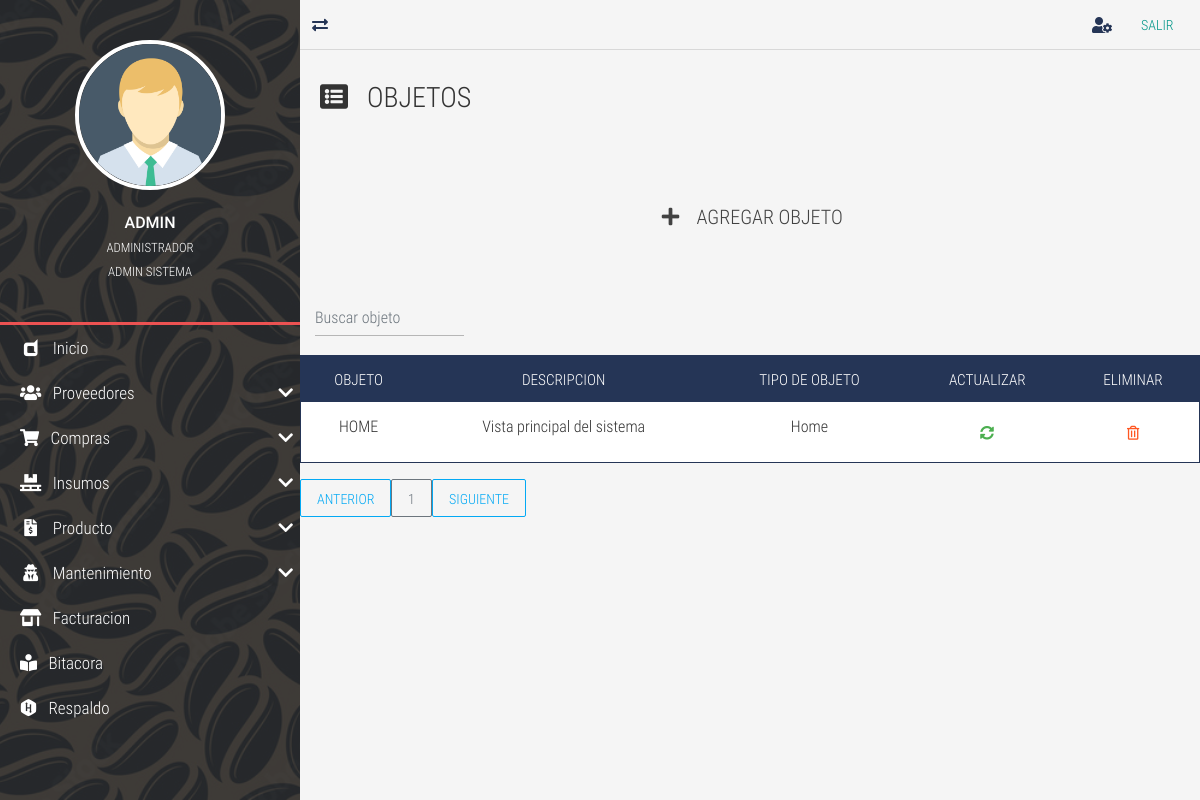
/objetos-list/ (signed in), run on an earlier commit of the app's database.
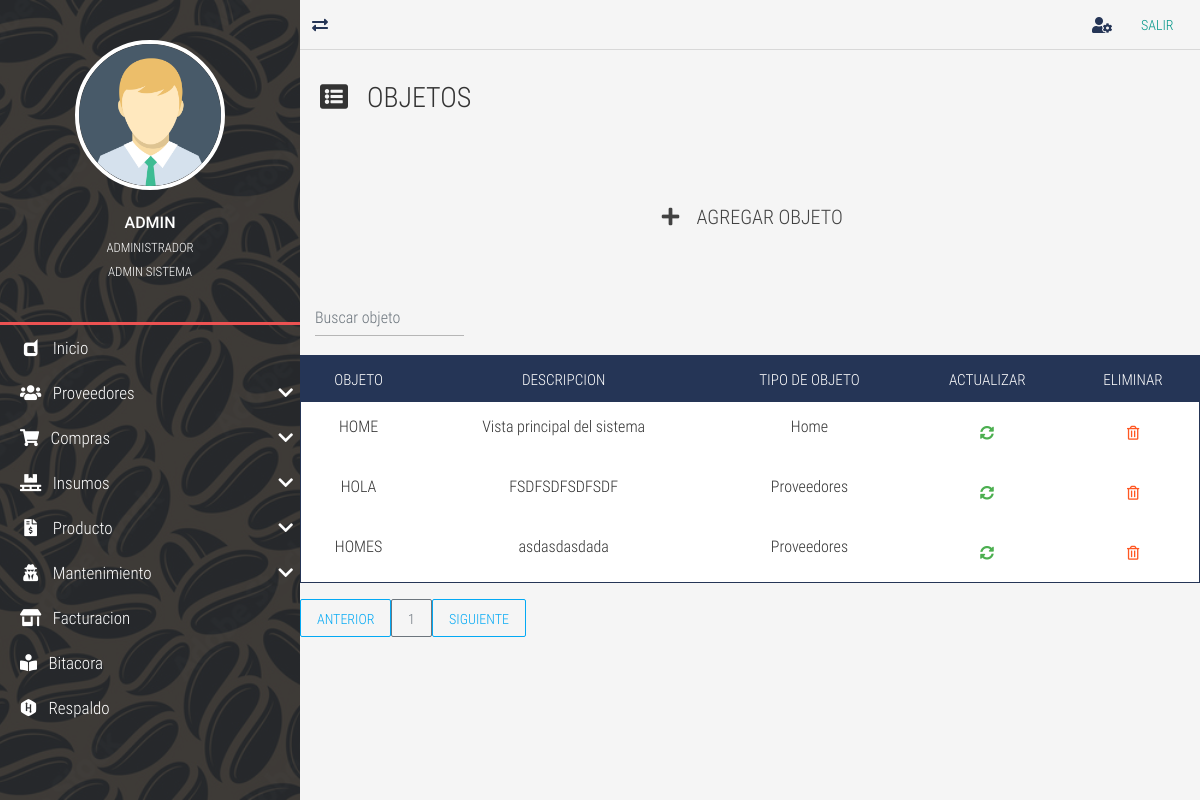
And on a later commit of the database.
### tables this page shows
CREATE TABLE `TBL_objetos` (
  `id_objeto` int NOT NULL AUTO_INCREMENT,
  `objeto` varchar(100) NOT NULL,
  `descripcion` varchar(100) NOT NULL,
  `tipo_objeto` enum('Home','Proveedores','Insumos','Productos','Compras','Facturacion','Mantenimiento') DEFAULT NULL,
  `creado_por` varchar(50) DEFAULT NULL,
  `fecha_creacion` datetime DEFAULT NULL,
  `modificado_por` varchar(50) DEFAULT NULL,
  `fecha_modificacion` datetime DEFAULT NULL,
  PRIMARY KEY (`id_objeto`)
);

### controladores/vistasControlador.php (called while the page is built, shortened)
<?php
	class vistasControlador extends vistasModelo{
		public function obtener_plantilla_controlador(){
			return require_once "./vistas/plantilla.php";
		}
	}

### index.php (called while the page is built, shortened)
<?php
	require_once "./controladores/vistasControlador.php";
	$plantilla = new vistasControlador();
	$plantilla->obtener_plantilla_controlador();

### vistas/contenidos/objetos-list-view.php (the view, shortened to what this page needs)
<div class="full-box page-header">
	<h3 class="text-left">
		<i class="fas fa-list-alt"></i> &nbsp; OBJETOS
	</h3>
</div>
<div class="container-fluid">
	<ul class="full-box list-unstyled page-nav-tabs">
		<li>
			<div class="btn btn-dark btn-lg" data-toggle="modal" data-target="#ModalCrear"><i class="fas fa-plus fa-fw"></i> &nbsp; AGREGAR OBJETO</div>
		</li>
		</ul>
</div>
<?php
	$where="";
?>
<div class="container-fluid">
  <form class="d-flex">
      <input class="form-control me-2 light-table-filter" data-table="table_id" type="text"
      placeholder="Buscar objeto">
</form>
</div>
      <table class="table table-striped table-dark table_id text-center" id="tblDatos">
        <thead>
        <tr>
            <th>OBJETO</th>
            <th>DESCRIPCION</th>
            <th>TIPO DE OBJETO</th>
            <th>ACTUALIZAR</th>
			<th>ELIMINAR</th>
            </tr>
        </thead>
        <tbody>
		<?php
			include ("./cone.php");
			$SQL="SELECT * FROM TBL_objetos
			$where";
			$dato = mysqli_query($conexion, $SQL);
			if($dato -> num_rows >0){
				while($fila=mysqli_fetch_array($dato)){
			?>
		<tr>
			<td><?php echo $fila['objeto']; ?></td>
			<td><?php echo $fila['descripcion']; ?></td>
			<td><?php echo $fila['tipo_objeto']; ?></td>
			<td>
				<div class="btn btn-success" data-toggle="modal" data-target="#ModalActualizar<?php echo $fila['id_objeto'];?>">
					<i class="fas fa-sync-alt"> </i>
				</div>
			</td>
			<td>
				<form class="FormularioAjax" action="<?php echo SERVERURL; ?>ajax/objetoAjax.php" method="POST" data-form="delete" autocomplete="off">
				<button type="submit" class="btn btn-warning">
					<i class="far fa-trash-alt"></i>
				</button>
				</form>
			</td>
		</tr>
		<?php
			}
				}else{
		?>
		<tr class="text-center">
		<td colspan="16">No existen registros</td>
		</tr>
    <?php
		}
	?>
		</tbody>
  </table>
<div id="paginador" class=""></div>

What changed in the data, as far as the page shows it:
added tbl_objetos: objeto "HOLA", descripcion "FSDFSDFSDFSDF", tipo_objeto "Proveedores"
added tbl_objetos: objeto "HOMES", descripcion "asdasdasdada", tipo_objeto "Proveedores"
